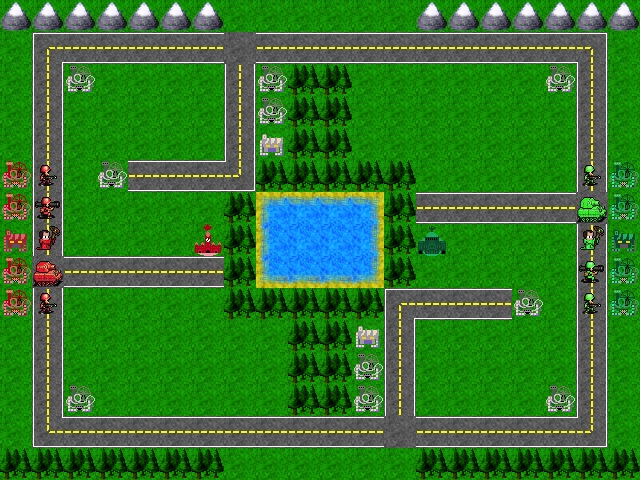

This is a level from a 2D game, rendered from its Tiled map with the project's own tilesets. A one-line summary and the map file follow, with tile-layer data summarised:
An orthogonal 20x15 tile map with 32x32 px tiles, 6 tile layers (Terrain, Structures, Detail1, Detail2, ...), 2 tilesets.

<map version="1.0" orientation="orthogonal" width="20" height="15" tilewidth="32" tileheight="32">
 <tileset firstgid="1" name="TerrainSheet" tilewidth="32" tileheight="32">
  <image source="TerrainSheet.png" width="192" height="288" />
 </tileset>
 <tileset firstgid="55" name="UnitSheet" tilewidth="32" tileheight="32">
  <image source="UnitSheet.png" width="256" height="64" />
 </tileset>
 <layer name="Terrain" width="20" height="15">
  <data>[300 cells, 300 non-empty, 5 distinct tile ids]</data>
 </layer>
 <layer name="Structures" width="20" height="15">
  <data>[300 cells, 24 non-empty, 8 distinct tile ids]</data>
 </layer>
 <layer name="Detail1" width="20" height="15">
  <data>[300 cells, 84 non-empty, 8 distinct tile ids]</data>
 </layer>
 <layer name="Detail2" width="20" height="15">
  <data>[300 cells, 8 non-empty, 2 distinct tile ids]</data>
 </layer>
 <layer name="Unit" width="20" height="15">
  <data>[300 cells, 10 non-empty, 8 distinct tile ids]</data>
 </layer>
 <layer name="MoveLayer" width="20" height="15">
  <data>[300 cells, 0 non-empty, 0 distinct tile ids]</data>
 </layer>
</map>